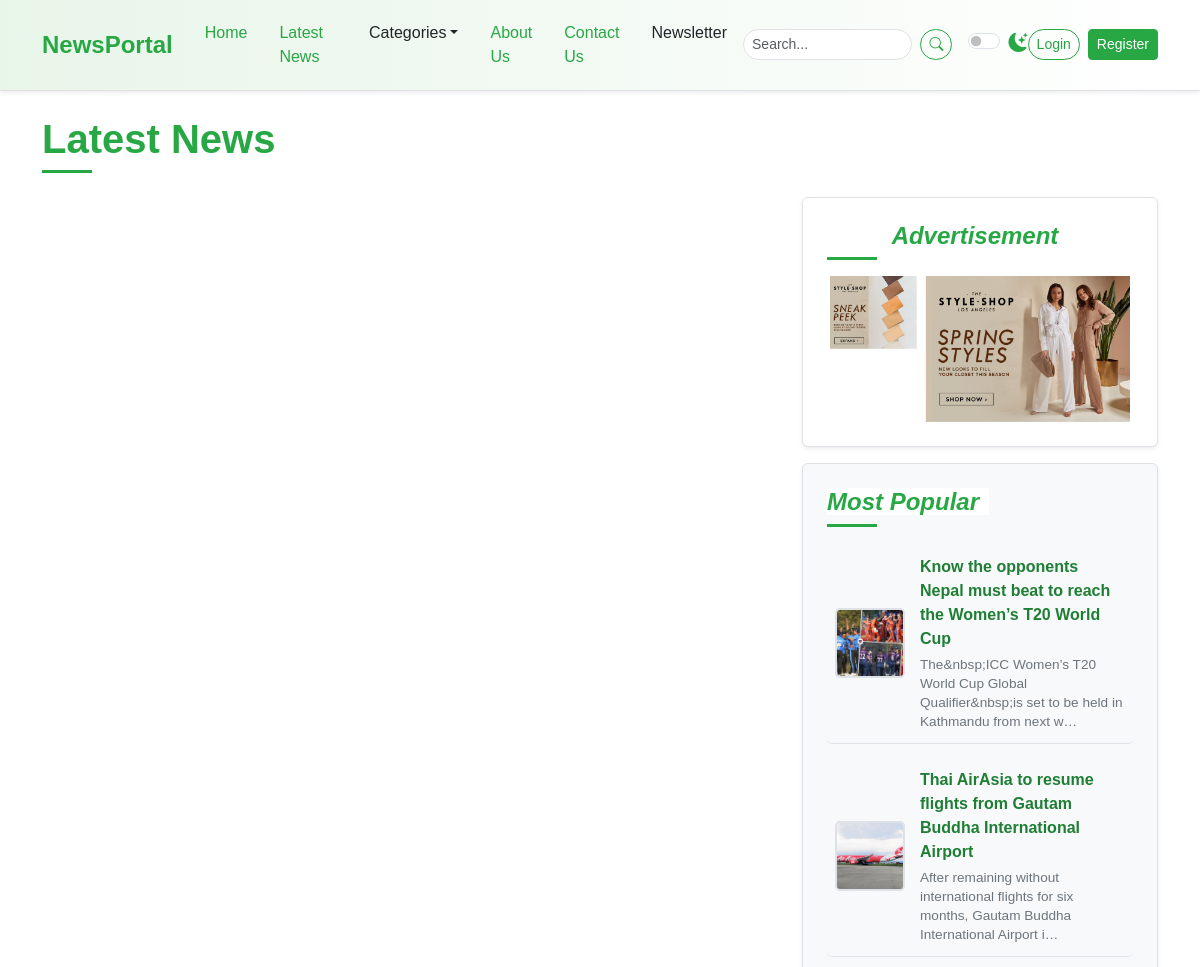
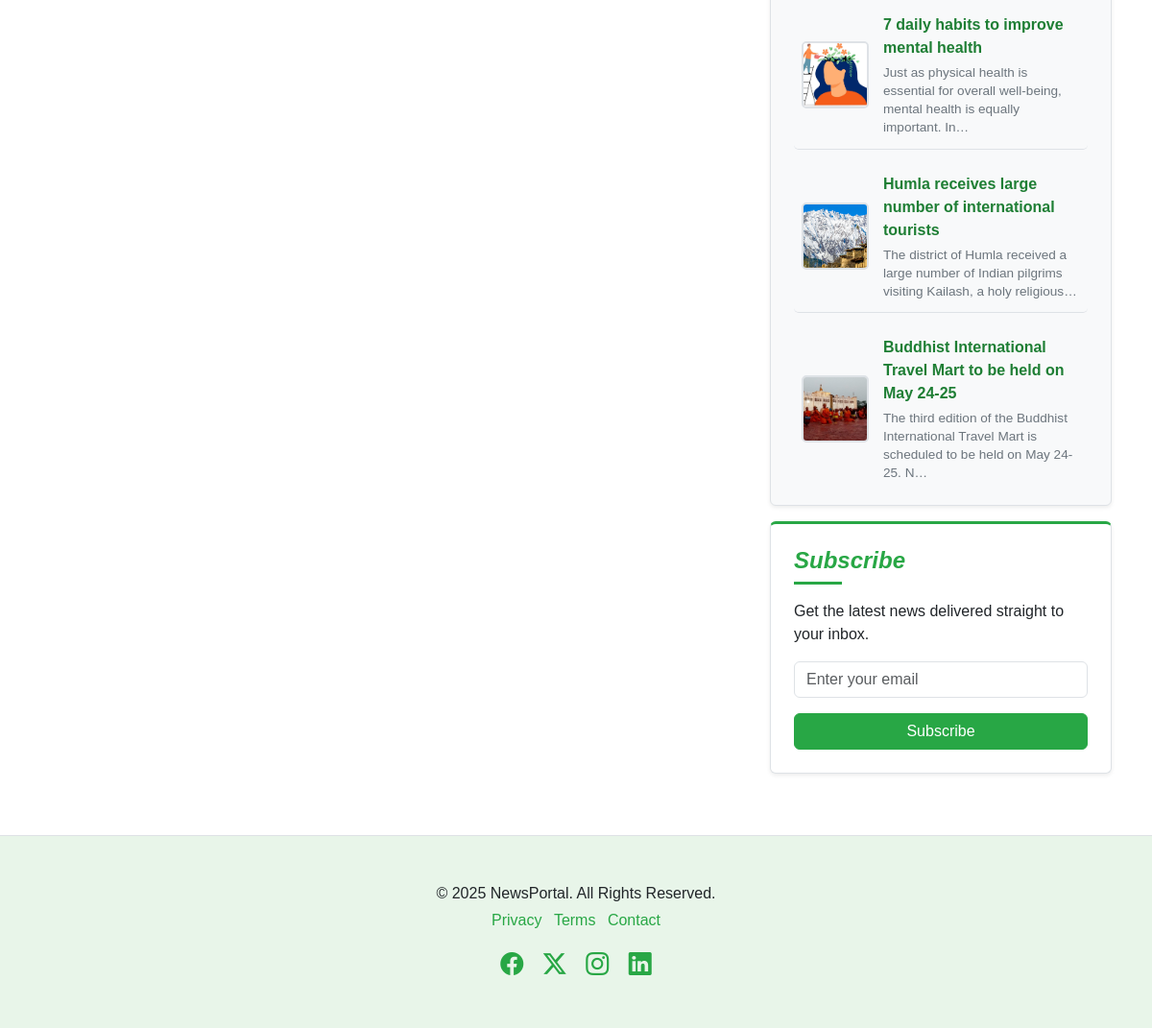
The page /post-list/ on the database its author committed (2 pictures, top to bottom).
### newspaper/models.py (models this page shows, shortened)
class TimeStampModel(models.Model):
    created_at = models.DateTimeField(auto_now_add=True)
    updated_at = models.DateTimeField(auto_now=True)
    class Meta:
        abstract = True  # Don't create table in DB

class Advertisement(TimeStampModel):
    title = models.CharField(max_length=100)
    image = models.ImageField(upload_to="advertisements/%Y/%m/%d", blank=False)

class Post(TimeStampModel):
    STATUS_CHOICES = [
        ("active", "Active"),
        ("in_active", "Inactive"),
    ]
    title = models.CharField(max_length=200)
    content = models.TextField()
    featured_image = models.ImageField(upload_to="post_images/%Y/%m/%d", blank=False)
    author = models.ForeignKey("auth.User", on_delete=models.CASCADE)
    status = models.CharField(max_length=20, choices=STATUS_CHOICES, default="active")
    views_count = models.PositiveBigIntegerField(default=0)
    is_breaking_news = models.BooleanField(default=False)
    published_at = models.DateTimeField(null=True, blank=True)
    category = models.ForeignKey(Category, on_delete=models.CASCADE)
    tag = models.ManyToManyField(Tag)

### newspaper/views.py (the view)
# urls.py: path("post-list/",views.PostListView.as_view(), name='post-list'),
class PostListView(SidebarMixin, ListView):
    model = Post
    template_name = "newsportal/list/list.html"
    context_object_name = "posts"
    def get_queryset(self):
        query = super().get_queryset() #Post.objects.all()
        query = query.filter(published_at__isnull=False, status="active")
        return query

### newspaper/navigation.py (called while the page is built)
def nav(request):
    categories = Category.objects.all()[:4]
    return {"categories": categories}

### newspaper/views.py (called while the page is built)
    def get_context_data(self, **kwargs):
        context = super().get_context_data(**kwargs)
        context["popular_posts"] = Post.objects.filter(
            published_at__isnull = False,status="active"
        ).order_by("-published_at")[:5]
        context["advertisement"] = (
            Advertisement.objects.all().order_by("-created_at").first()
        )
        return context

### templates/newsportal/list/list.html (shortened to what this page needs)
{% extends "newsportal/base.html" %}
{% block content %}
    <div class="container mt-4">
      <h1 class="mb-4 section-title">
        <span>Latest News</span>
      </h1>
      <div class="row">
        <div class="col-lg-8">
        </div>
        <div class="col-lg-4">
          <div class="position-sticky sticky-sidebar-offset">
            {% include "newsportal/home/right/advertisement.html" %}
            {% include "newsportal/home/right/most_popular.html" %}
            {% include "newsportal/home/right/newsletter.html" %}
          </div>
        </div>
      </div>
    </div>
{% endblock content %}

### templates/newsportal/home/right/advertisement.html
            <div class="p-4 mb-3 rounded sidebar-widget shadow-sm text-center">
              <h4 class="fst-italic section-title">
                <span>Advertisement</span>
              </h4>
              <img src="{{ advertisement.image.url }}"
                   width="300"
                   height="250"
                   class="img-fluid"
                   alt="{{ advertisement.title }}" />
            </div>

### templates/newsportal/home/right/most_popular.html
            <div class="p-4 mb-3 bg-light rounded sidebar-widget shadow-sm">
              <h4 class="fst-italic section-title">
                <span>Most Popular</span>
              </h4>
              <ul class="list-unstyled mb-0 popular-list">
                  {% for post in popular_posts %}
                <li>
                  <img src="{{ post.featured_image.url }}"
                       alt="{{ post.title }}"
                       width="70"
                       height="70" />
                  <div>
                      <a href="article.html" class="popular-title-link">{{ post.title }}</a>
                      <p class="popular-description">{{ post.content|striptags|truncatechars:100 }}</p>
                  </div>
                </li>
                  {% endfor %}
              </ul>
            </div>

### static/css/style.css (style rules this page uses)
:root { --primary-green: #28a745; --light-green: #e8f5e9; --dark-green: #1e7e34; --accent-green: #5cb85c; --text-color-light: #212529; --text-color-dark: #f8f9fa; --bg-light: #ffffff; --bg-dark: #212529; --card-bg-light: #ffffff; --card-bg-dark: #343a40; --border-color-light: #dee2e6; --border-color-dark: #495057; --shadow-sm: 0 0.125rem 0.25rem rgba(0, 0, 0, 0.075); --shadow: 0 0.5rem 1rem rgba(0, 0, 0, 0.15); --transition-speed: 0.3s ease; }
body { font-family: "Poppins", sans-serif; background-color: var(--bg-light); color: var(--text-color-light); transition: background-color var(--transition-speed), color var(--transition-speed); }
.section-title { position: relative; padding-bottom: 10px; margin-bottom: 20px; font-weight: 600; color: var(--primary-green); }
.section-title span { position: relative; z-index: 1; background-color: var(--bg-light); padding-right: 10px; }
.section-title::after { content: ""; position: absolute; left: 0; bottom: 0; width: 50px; height: 3px; background-color: var(--primary-green); }
.sidebar-widget { background-color: var(--card-bg-light); border: 1px solid var(--border-color-light); padding: 1.5rem !important; }
.sidebar-widget h4 { color: var(--primary-green); margin-bottom: 1rem; }
.popular-list li { display: flex; align-items: center; margin-bottom: 0.75rem; padding: 0.75rem 0.5rem; border-bottom: 1px solid var(--border-color-light); transition: background-color var(--transition-speed); border-radius: 5px; }
.popular-list li:last-child { border-bottom: none; margin-bottom: 0; padding-bottom: 0; }
.popular-list img { width: 70px; height: 70px; object-fit: cover; border-radius: 5px; margin-right: 15px; flex-shrink: 0; border: 2px solid var(--border-color-light); }
.popular-list li div { display: flex; flex-direction: column; justify-content: center; flex-grow: 1; }
.popular-list .popular-title-link { text-decoration: none; color: var(--dark-green); font-weight: 600; margin-bottom: 0.25rem; display: block; transition: color var(--transition-speed); }
.popular-list .popular-description { font-size: 0.85rem; color: #6c757d; margin-bottom: 0; line-height: 1.4; }
.popular-list a { text-decoration: none; color: var(--text-color-light); transition: color var(--transition-speed); flex-grow: 1; }
.sticky-sidebar-offset { top: 6rem; }

### rows shown on the page
Advertisement: image (picture)
Post: featured_image (picture), title "Know the opponents Nepal must beat to reach the Women’s T20 World Cup", content "The&nbsp;ICC Women’s T20 World Cup Global Qualifier&nbsp;is set to be held in Kathmandu from next w…"
Post: featured_image (picture), title "Thai AirAsia to resume flights from Gautam Buddha International Airport", content "After remaining without international flights for six months, Gautam Buddha International Airport i…"
Post: featured_image (picture), title "7 daily habits to improve mental health", content "Just as physical health is essential for overall well-being, mental health is equally important. In…"
Post: featured_image (picture), title "Humla receives large number of international tourists", content "The district of Humla received a large number of Indian pilgrims visiting Kailash, a holy religious…"
Post: featured_image (picture), title "Buddhist International Travel Mart to be held on May 24-25", content "The third edition of the Buddhist International Travel Mart is scheduled to be held on May 24-25. N…"
